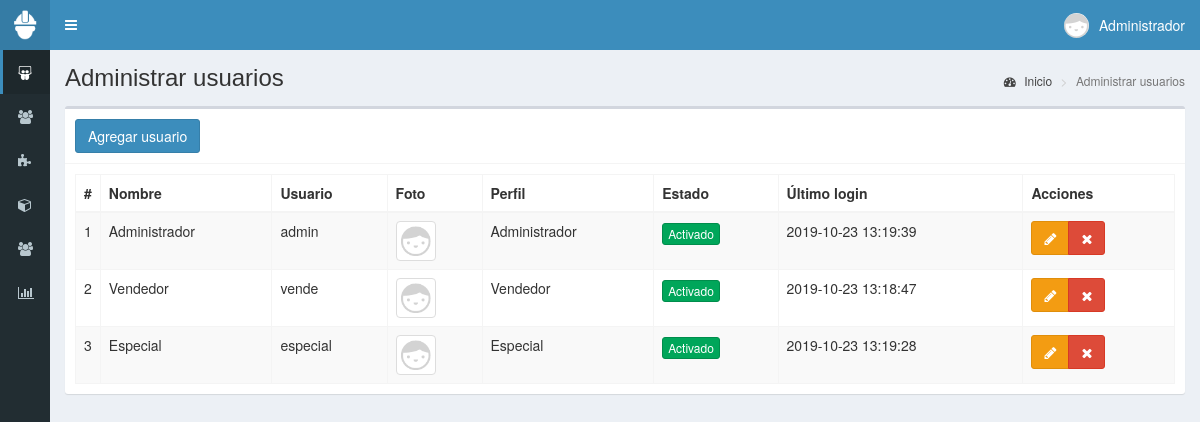
/usuarios (signed in), run on the app's committed database.
### tables this page shows
CREATE TABLE IF NOT EXISTS `usuarios` (
  `id` int(11) NOT NULL AUTO_INCREMENT,
  `nombre` text NOT NULL,
  `usuario` text NOT NULL,
  `password` text NOT NULL,
  `perfil` text NOT NULL,
  `foto` text NOT NULL,
  `estado` int(11) NOT NULL,
  `ultimo_login` datetime NOT NULL,
  `fecha` timestamp NOT NULL DEFAULT current_timestamp() ON UPDATE current_timestamp(),
  PRIMARY KEY (`id`)
);

### controladores/plantilla.controlador.php (called while the page is built)
<?php
	class ControladorPlantilla{
		static public function ctrPlantilla(){
			include "vistas/plantilla.php";
		}
	}

### index.php (called while the page is built, shortened)
<?php
	require_once "controladores/plantilla.controlador.php";
	require_once "controladores/usuarios.controlador.php";
	require_once "controladores/ventas.controlador.php";
	require_once "modelos/usuarios.modelos.php";
	$plantilla = new ControladorPlantilla();
	$plantilla -> ctrPlantilla();
?>

### controladores/usuarios.controlador.php (called while the page is built, shortened)
<?php
class ControladorUsuarios{
	static public function ctrMostrarUsuarios($item, $valor){
		$tabla = "usuarios";
		$respuesta = ModeloUsuarios::MdlMostrarUsuarios($tabla, $item, $valor);
		return $respuesta;
	}
}

### modelos/conexion.php (called while the page is built)
<?php
	class Conexion{
		static public function conectar(){
			$link = new PDO("mysql:host=localhost;dbname=pos",
							"root",
							"");
			$link->exec("set names utf8");
			return $link;
		}
	}
?>

### modelos/usuarios.modelos.php (called while the page is built, shortened)
<?php
require_once "conexion.php";
class ModeloUsuarios{
	static public function mdlMostrarUsuarios($tabla, $item, $valor){
		if($item != null){
			$stmt = Conexion::conectar()->prepare("SELECT * FROM $tabla WHERE $item = :$item");
			$stmt -> bindParam(":".$item, $valor, PDO::PARAM_STR);
			$stmt -> execute();
			return $stmt -> fetch();
		}else{
			$stmt = Conexion::conectar()->prepare("SELECT * FROM $tabla");
			$stmt -> execute();
			return $stmt -> fetchAll();
		}
	}
}

### vistas/modulos/usuarios.php (the view, shortened to what this page needs)
<div class="content-wrapper">
  <section class="content-header">
    <h1>
      Administrar usuarios
    </h1>
    <ol class="breadcrumb">
      <li><a href="inicio"><i class="fa fa-dashboard"></i> Inicio</a></li>
      <li class="active">Administrar usuarios</li>
    </ol>
  </section>
  <section class="content">
    <div class="box">
      <div class="box-header with-border">
        <button class="btn btn-primary" data-toggle="modal" data-target="#modalAgregarUsuario">
          Agregar usuario
        </button>
      </div>
      <div class="box-body">
       <table class="table table-bordered table-striped dt-responsive tablas" width="100%">
        <thead>
         <tr>
           <th style="width:10px">#</th>
           <th>Nombre</th>
           <th>Usuario</th>
           <th>Foto</th>
           <th>Perfil</th>
           <th>Estado</th>
           <th>Último login</th>
           <th>Acciones</th>
         </tr>
        </thead>
        <tbody>
        <?php
        $item = null;
        $valor = null;
        $usuarios = ControladorUsuarios::ctrMostrarUsuarios($item, $valor);
       foreach ($usuarios as $key => $value){
          echo ' <tr>
                  <td>'.($key+1).'</td>
                  <td>'.$value["nombre"].'</td>
                  <td>'.$value["usuario"].'</td>';
                  if($value["foto"] != ""){
                    echo '<td><img src="'.$value["foto"].'" class="img-thumbnail" width="40px"></td>';
                  }else{
                    echo '<td><img src="vistas/img/usuarios/default/anonymous.png" class="img-thumbnail" width="40px"></td>';
                  }
                  echo '<td>'.$value["perfil"].'</td>';
                  if($value["estado"] != 0){
                    echo '<td><button class="btn btn-success btn-xs btnActivar" idUsuario="'.$value["id"].'" estadoUsuario="0">Activado</button></td>';
                  }else{
                    echo '<td><button class="btn btn-danger btn-xs btnActivar" idUsuario="'.$value["id"].'" estadoUsuario="1">Desactivado</button></td>';
                  }
                  echo '<td>'.$value["ultimo_login"].'</td>
                  <td>
                    <div class="btn-group">
                      <button class="btn btn-warning btnEditarUsuario" idUsuario="'.$value["id"].'" data-toggle="modal" data-target="#modalEditarUsuario"><i class="fa fa-pencil"></i></button>
                      <button class="btn btn-danger btnEliminarUsuario" idUsuario="'.$value["id"].'" fotoUsuario="'.$value["foto"].'" usuario="'.$value["usuario"].'"><i class="fa fa-times"></i></button>
                    </div>
                  </td>
                </tr>';
        }
        ?>
        </tbody>
       </table>
      </div>
    </div>
  </section>
</div>

### data on the page
usuarios: nombre "Administrador", usuario "admin", perfil "Administrador", ultimo_login "2019-10-23 13:19:39"
usuarios: nombre "Vendedor", usuario "vende", perfil "Vendedor", ultimo_login "2019-10-23 13:18:47"
usuarios: nombre "Especial", usuario "especial", perfil "Especial", ultimo_login "2019-10-23 13:19:28"

### other printed values
$_SESSION["nombre"] "Administrador"
